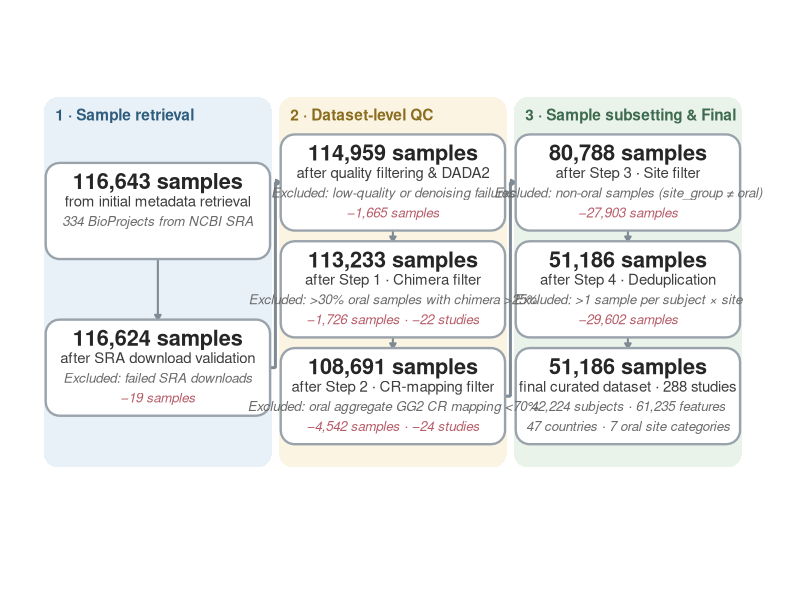
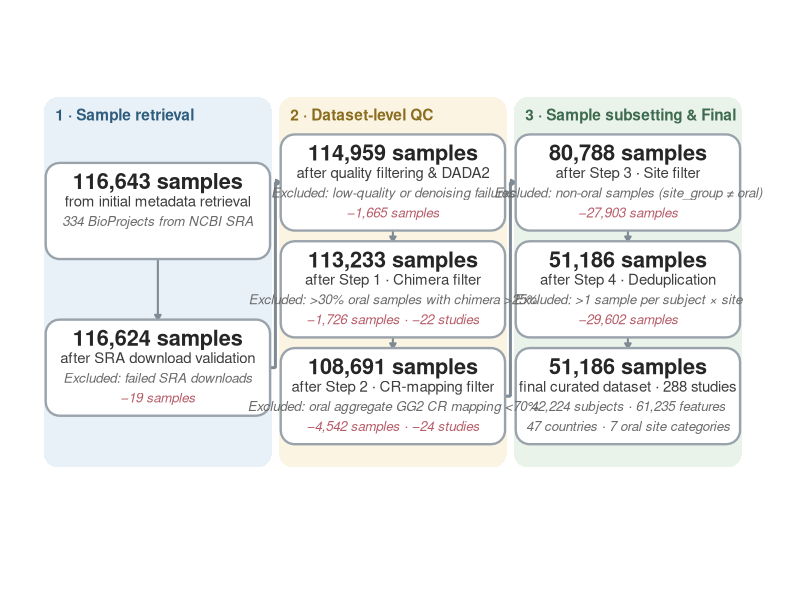

Reproduce these figures in R, in order.
library(ggplot2)
library(ggforce)

# Palette (Morandi / low saturation)
zone_fill  <- c(blue = "#E9F1F8", yellow = "#FBF4E2", green = "#EAF3E9")
zone_title <- c(blue = "#2F5D7E", yellow = "#8A6D1F", green = "#3E6B4F")

node_fill   <- "white"
node_border <- "#9AA3AB"
arrow_col   <- "#7E8A94"
txt_main    <- "#262626"
txt_sub     <- "#3F3F3F"
txt_detail  <- "#6B6B6B"
txt_excl    <- "#B75D69"

# Geometry helpers
# Standard bounding box for geom_shape (automatically rounded via radius)
rect_xy <- function(cx, cy, w, h, grp = NULL) {
  d <- data.frame(
    x = c(cx - w/2, cx + w/2, cx + w/2, cx - w/2),
    y = c(cy - h/2, cy - h/2, cy + h/2, cy + h/2)
  )
  if (!is.null(grp)) d$grp <- grp
  d
}

arrowhead_xy <- function(cx, cy, dir, a = 3.2, b = 1.9) {
  switch(dir,
    right = data.frame(x = c(cx, cx - a, cx - a), y = c(cy, cy - b, cy + b))
  )
}

# Canvas & zones 
zones <- data.frame(
  name = c("1 · Sample retrieval", "2 · Dataset-level QC", "3 · Sample subsetting & Final"),
  xmin = c(0, 33, 66), xmax = c(32, 65, 98),
  ymin = c(8, 8, 8), ymax = c(60, 60, 60),
  key  = c("blue", "yellow", "green")
)
zones$fill <- zone_fill[zones$key]
zones$tcol <- zone_title[zones$key]

zones_poly <- do.call(rbind, lapply(seq_len(nrow(zones)), function(i) {
  rect_xy((zones$xmin[i] + zones$xmax[i])/2, (zones$ymin[i] + zones$ymax[i])/2,
          zones$xmax[i] - zones$xmin[i], zones$ymax[i] - zones$ymin[i], paste0("z", i))
}))
zones_poly$fill <- rep(zones$fill, each = 4)

# Nodes & Text (Restored to 8 uniform boxes, increased text size)
nodes <- data.frame(
  id = paste0("b", 1:8),
  cx = c(16, 16, 49, 49, 49, 82, 82, 82),
  cy = c(44, 22, 48, 33, 18, 48, 33, 18),
  w  = rep(31.5, 8),
  h  = rep(13.5, 8),
  title = c("116,643 samples", "116,624 samples", "114,959 samples", "113,233 samples", 
            "108,691 samples", "80,788 samples", "51,186 samples", "51,186 samples"),
  desc  = c("from initial metadata retrieval", "after SRA download validation", 
            "after quality filtering & DADA2", "after Step 1 · Chimera filter", 
            "after Step 2 · CR-mapping filter", "after Step 3 · Site filter", 
            "after Step 4 · Deduplication", "final curated dataset · 288 studies"),
  detail= c("334 BioProjects from NCBI SRA", "Excluded: failed SRA downloads", 
            "Excluded: low-quality or denoising failures", "Excluded: >30% oral samples with chimera >25%", 
            "Excluded: oral aggregate GG2 CR mapping <70%", "Excluded: non-oral samples (site_group \u2260 oral)", 
            "Excluded: >1 sample per subject \u00d7 site", "42,224 subjects · 61,235 features"),
  excl  = c("", "\u221219 samples", "\u22121,665 samples", "\u22121,726 samples · \u221222 studies", 
            "\u22124,542 samples · \u221224 studies", "\u221227,903 samples", 
            "\u221229,602 samples", "47 countries · 7 oral site categories"),
  is_red= c(FALSE, TRUE, TRUE, TRUE, TRUE, TRUE, TRUE, FALSE)
)

nodes_poly <- do.call(rbind, lapply(seq_len(nrow(nodes)), function(i) 
  rect_xy(nodes$cx[i], nodes$cy[i], nodes$w[i], nodes$h[i], nodes$id[i])))

lines <- do.call(rbind, lapply(1:8, function(i) {
  n <- nodes[i, ]
  d <- data.frame(
    x = rep(n$cx, 4), 
    y = n$cy + c(4.2, 1.4, -1.4, -4.2),
    label = c(n$title, n$desc, n$detail, n$excl),
    size = c(5.5, 3.8, 3.4, 3.4),
    fontface = c("bold", "plain", "italic", "italic"),
    color = c(txt_main, txt_sub, txt_detail, ifelse(n$is_red, txt_excl, txt_detail))
  )
  d[d$label != "", ]
}))

# Connectors
v_arrow <- data.frame(
  x = c(16, 49, 49, 82, 82),
  y = c(44, 48, 33, 48, 33) - 6.75,
  xend = c(16, 49, 49, 82, 82),
  yend = c(22, 33, 18, 33, 18) + 6.75
)

cross_1 <- data.frame(x = c(31.75, 32.5, 32.5, 33.25), y = c(22, 22, 48, 48))
cross_2 <- data.frame(x = c(64.75, 65.5, 65.5, 66.25), y = c(18, 18, 48, 48))
segs_from <- function(p) data.frame(x = p$x[-nrow(p)], y = p$y[-nrow(p)], xend = p$x[-1], yend = p$y[-1])

# Assemble plot
p1 <- ggplot() +
  geom_shape(data = zones_poly, aes(x = x, y = y, group = grp), 
             fill = zones_poly$fill, radius = unit(0.35, "cm"), color = NA) +
  geom_text(data = zones, aes(x = xmin + 1.6, y = ymax - 1.6, label = name, color = tcol),
            hjust = 0, vjust = 1, fontface = "bold", size = 3.9) +
  scale_color_identity() +

  geom_segment(data = v_arrow, aes(x = x, y = y, xend = xend, yend = yend),
               arrow = arrow(length = unit(0.14, "cm"), type = "closed"), color = arrow_col, linewidth = 0.7) +
  geom_path(data = cross_1, aes(x = x, y = y), color = arrow_col, linewidth = 0.7, 
            arrow = arrow(length = unit(0.14, "cm"), type = "closed")) +
  geom_path(data = cross_2, aes(x = x, y = y), color = arrow_col, linewidth = 0.7, 
            arrow = arrow(length = unit(0.14, "cm"), type = "closed")) +
  
  geom_segment(data = segs_from(cross_1), aes(x = x, y = y, xend = xend, yend = yend), color = arrow_col, linewidth = 1.0) +
  geom_polygon(data = arrowhead_xy(35, 48, "right", a = 1.9, b = 1.1), aes(x = x, y = y), fill = arrow_col) +
  
  geom_segment(data = segs_from(cross_2), aes(x = x, y = y, xend = xend, yend = yend), color = arrow_col, linewidth = 1.0) +
  geom_polygon(data = arrowhead_xy(68, 48, "right", a = 1.9, b = 1.1), aes(x = x, y = y), fill = arrow_col) +
  
  geom_shape(data = nodes_poly, aes(x = x, y = y, group = grp),
             fill = node_fill, color = node_border, radius = unit(0.35, "cm"), linewidth = 0.8) +
  geom_text(data = lines, aes(x = x, y = y, label = label),
            size = lines$size, fontface = lines$fontface, color = lines$color) +
  
  coord_fixed(ratio = 1, xlim = c(0, 100), ylim = c(0, 63)) +
  theme_void() + theme(plot.margin = margin(6, 6, 6, 6, "pt"))

output_dir <- "/home/yanglun/YSD/global_oral/global_oral_v2/oral-v2-02/01-overview-sampling-distribution/02-patch-map-2/03-patch-pipeline-map/output"
if (!dir.exists(output_dir)) dir.create(output_dir, recursive = TRUE)

ggsave(file.path(output_dir, "pipeline_three_stage_funnel_HD.pdf"), plot = p1, width = 14, height = 8.6, device = "pdf")
ggsave(file.path(output_dir, "pipeline_three_stage_funnel_HD.png"), plot = p1, width = 14, height = 8.6, device = "png", dpi = 600, bg = "white")
